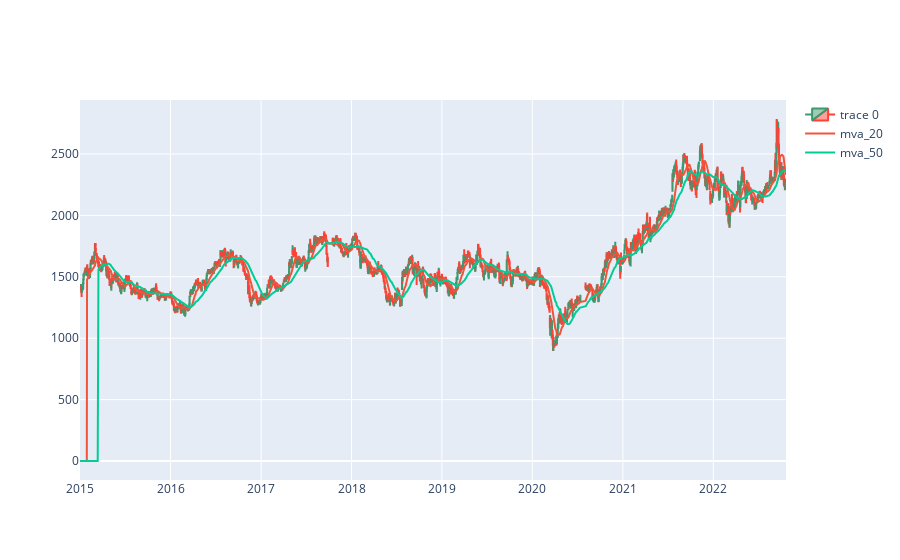

Notebook code cell kept with this figure:
### Code cell
import plotly.graph_objs as go
from plotly.subplots import make_subplots

fig = go.Figure(data=[
                        go.Candlestick(x=data_df['date'],
                                         open=data_df['open'],
                                         high=data_df['high'],
                                         low=data_df['low'],
                                         close=data_df['close']),
                        go.Scatter(x=data_df['date'],
                                   y=mva_shorter,
                                   mode="lines",
                                   name="mva_20"),
                        go.Scatter(x=data_df['date'],
                                   y=mva_longer,
                                   mode="lines",
                                   name="mva_50")

                    ]
               )

fig.

"""
fig.add_trace(
    go.Scatter(
        x=data_df['date'],
        y=mva_shorter,
        mode="lines",
        name="mva_20"
    )
)

fig.add_trace(
    go.Scatter(
        x=data_df['date'],
        y=mva_longer,
        mode="lines",
        name="mva_50"
    )
)
"""
fig.update_layout(xaxis_rangeslider_visible=False)
fig.show()

### Figure 1 — Plotly figure (JSON) as saved in the notebook; plotly's stock layout.template omitted (floating-point values rounded to 4 significant figures; data arrays with more than 128 entries replaced by an {"elided": "..."} marker saying what was removed)
{"data": [{"close": {"elided": "1907 float values"}, "high": {"elided": "1907 float values"}, "low": {"elided": "1907 float values"}, "open": {"elided": "1907 float values"}, "type": "candlestick", "x": {"elided": "1907 str values"}}, {"mode": "lines", "name": "mva_20", "type": "scatter", "x": {"elided": "1907 str values"}, "y": {"elided": "1907 float values"}}, {"mode": "lines", "name": "mva_50", "type": "scatter", "x": {"elided": "1907 str values"}, "y": {"elided": "1907 float values"}}], "layout": {"xaxis": {"rangeslider": {"visible": false}}}}
